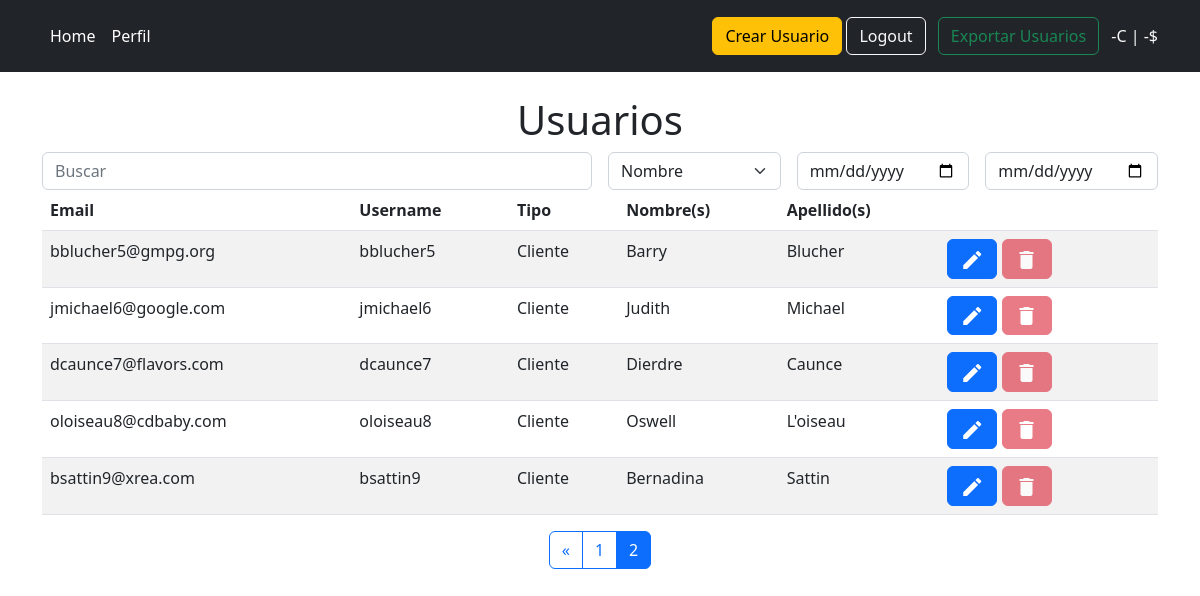
/?page=2 (signed in), run on the app's committed database.
### user/models.py (models this page shows, shortened)
class User(AbstractBaseUser, PermissionsMixin):
	username = models.CharField(
		verbose_name="usuario",
		max_length=30,
		unique=True
	)
	email = models.EmailField(
		verbose_name="e-mail",
		max_length=255,
		unique=True
	)
	first_name = models.CharField(
		verbose_name="nombre(s)",
		max_length=50,
	)
	last_name = models.CharField(
		verbose_name="apellido(s)",
		max_length=50,
	)
	credits = models.PositiveIntegerField(
		verbose_name='créditos',
		default=0
	)
	is_active = models.BooleanField(
		verbose_name="activo",
		default=True
	)
	date_joined = models.DateTimeField(
		verbose_name='date joined',
		auto_now_add=True
	)
	registred_by = models.ForeignKey(
		to=Usr,
		on_delete=models.SET_NULL,
		related_name="registred_users",
		null=True,
		blank=True
	)
	type = models.PositiveBigIntegerField(
		choices=(
			(1, 'Superusuario'),
			(2, 'Administrador'),
			(3, 'Distribuidor'),
			(4, 'Cliente'),
		)
	)
	objects = UserManager()
	USERNAME_FIELD = "username"
	REQUIRED_FIELDS = ["email", "first_name", "last_name", "type"]
	class Meta:
		permissions = (
			("manage_users", "puede acceder a las vistas de gestión de usuarios"),
			("change_credits", "puede cambiar creditós de los usuarios"),
		)
	@property
	def is_superuser(self):
		if self.type == 1:
			return True
		else:
			return False

### user/views.py (the view)
# urls.py: 2. Add a URL to urlpatterns:  path('', Home.as_view(), name='home')
@method_decorator(login_required(login_url="/login/"), name="dispatch")
@method_decorator(permission_required("user.manage_users", login_url="/profile/"), name="dispatch")
class Home(View):
	def get(self, request):
		if "search" not in request.GET and "f_inicio" not in request.GET and "f_fin" not in request.GET:
			pass
		elif not request.GET["search"] and not request.GET["f_inicio"] and not request.GET["f_fin"]:
			return redirect(to=("/"))
		default_page = 1
		page = request.GET.get('page', default_page)
		search = Search(request)
		search.makeQuery(request.GET)
		users = search.usuarios
		date_err = search.date_err
		items_per_page = 5
		paginator = Paginator(users, items_per_page)
		try:
			usuarios = paginator.page(page)
		except PageNotAnInteger:
			usuarios = paginator.page(default_page)
		except EmptyPage:
			usuarios = paginator.page(paginator.num_pages)
		get = request.GET
		url_params = ""
		if "search" in get:
			param = get["search"]
			url_params += f"&search={param}"
		if "filtro" in get:
			param = get["filtro"]
			url_params += f"&filtro={param}"
		if "f_inicio" in get:
			param = get["f_inicio"]
			url_params += f"&f_inicio={param}"
		if "f_fin" in get:
			param = get["f_fin"]
			url_params += f"&f_fin={param}"
		return render(
			request=request,
			template_name="user/home.html",
			context={
				"usuarios": usuarios,
				"date_err": date_err,
				"url_params": url_params
			}
		)

### user/templates/user/home.html (shortened to what this page needs)
{% extends "core/base.html" %}
{% load static %}
{% block content %}
	{% include "shared/header.html" %}
	<h1 class="display-6 mt-4 text-center">Usuarios</h1>
	<div class="container mt-1">
		<form novalidate="" method="GET">
			<div class="row g-3">
					<div class="col-sm-6">
						<input type="text" class="form-control" id="search" name="search" placeholder="Buscar"  >
					</div>
				<div class="col-sm-2">
					<select class="form-select" id="filtro" name="filtro"required="">
						<option value="1">Nombre</option>
					</select>
				</div>
					<div class="col-sm-2">
						<input type="date" class="form-control" id="f_inicio" name="f_inicio" data-bs-toggle="tooltip" data-bs-placement="bottom" title="Fecha inicial">
					</div>
					<div class="col-sm-2" data-bs-toggle="tooltip" data-bs-placement="bottom" title="Fecha final">
						<input type="date" class="form-control" id="f_fin" name="f_fin">
					</div>
			</div>
		</form>
		<table class="table table-striped">
			<thead>
				<tr>
					<th scope="col">Email</th>
					<th scope="col">Username</th>
					{% if request.user.type <= 2 %}
						<th scope="col">Tipo</th>
					{% endif %}
					<th scope="col">Nombre(s)</th>
					<th scope="col">Apellido(s)</th>
					<th scope="col"></th>
					<th scope="col"></th>
				</tr>
			</thead>
			<tbody>
				{% for usuario in usuarios %}
					<tr>
						<td>{{ usuario.email }}</td>
						<td>{{ usuario.username }}</td>
						{% if request.user.type <= 2 %}
							<td>
								{% if usuario.type == 2 %}
									Administrador
								{% elif usuario.type == 3 %}
									Distribuidor
								{% else %}
									Cliente
								{% endif %}
							</td>
						{% endif %}
						<td>{{ usuario.first_name }}</td>
						<td>{{ usuario.last_name }}</td>
						<td>
							<a
								href="{% url 'edit' usuario.username %}"
									class="btn btn-primary"
							>
								<span class="material-icons align-middle">
								</span>
							</a>
							<a
								href="{% url 'delete' usuario.username %}"
								{% if usuario.registred_by == request.user %}
								class="btn btn-danger"
								{% else %}
								class="btn btn-danger disabled"
								{% endif %}
							>
								<span class="material-icons align-middle">
								</span>
							</a>
						</td>
						<td></td>
					</tr>
				{% endfor %}
			</tbody>
		</table>
	</div>
	{% if usuarios and usuarios.has_other_pages %}
		<div class="d-flex justify-content-center">
			<div class="btn-group" role="group" aria-label="Item pagination">
				{% if usuarios.has_previous %}
					<a href="?page={{ usuarios.previous_page_number }}{{ url_params }}" class="btn btn-outline-primary">&laquo;</a>
				{% endif %}
				{% for page_number in usuarios.paginator.page_range %}
					{% if usuarios.number == page_number %}
						<button class="btn btn-outline-primary active">
							<span>{{ page_number }}</span>
						</button>
					{% else %}
						<a href="?page={{ page_number }}{{ url_params }}" class="btn btn-outline-primary">
							{{ page_number }}
						</a>
					{% endif %}
				{% endfor %}
			</div>
		</div>
	{% endif %}
{% endblock content %}

### data on the page
User: email "bblucher5@gmpg.org", username "bblucher5", type "Cliente", first_name "Barry", last_name "Blucher"
User: email "jmichael6@google.com", username "jmichael6", type "Cliente", first_name "Judith", last_name "Michael"
User: email "dcaunce7@flavors.com", username "dcaunce7", type "Cliente", first_name "Dierdre", last_name "Caunce"
User: email "oloiseau8@cdbaby.com", username "oloiseau8", type "Cliente", first_name "Oswell", last_name "L'oiseau"
User: email "bsattin9@xrea.com", username "bsattin9", type "Cliente", first_name "Bernadina", last_name "Sattin"

### other printed values
{{ page_number }} "1"
{{ page_number }} "2"
